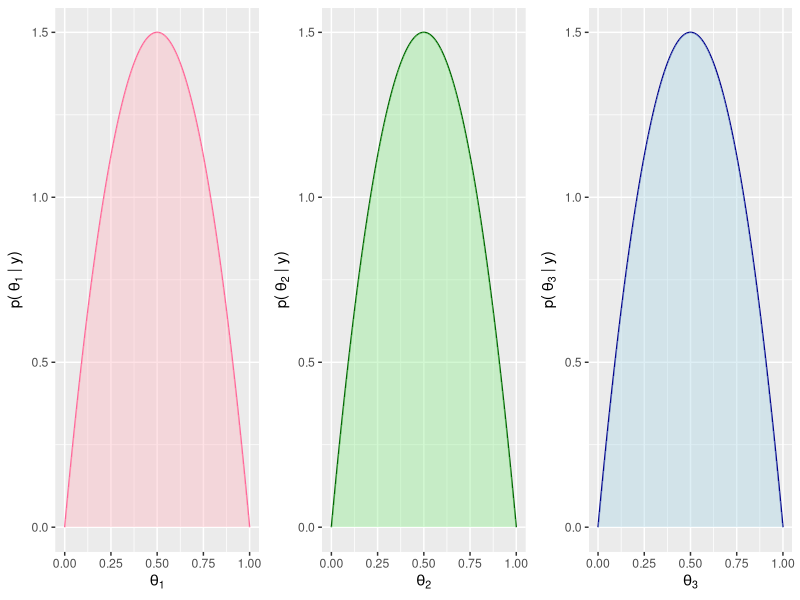
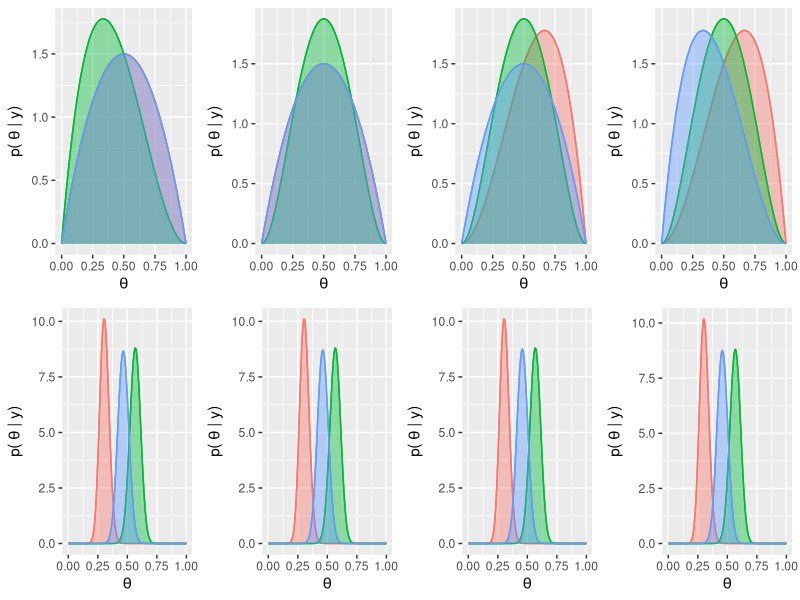
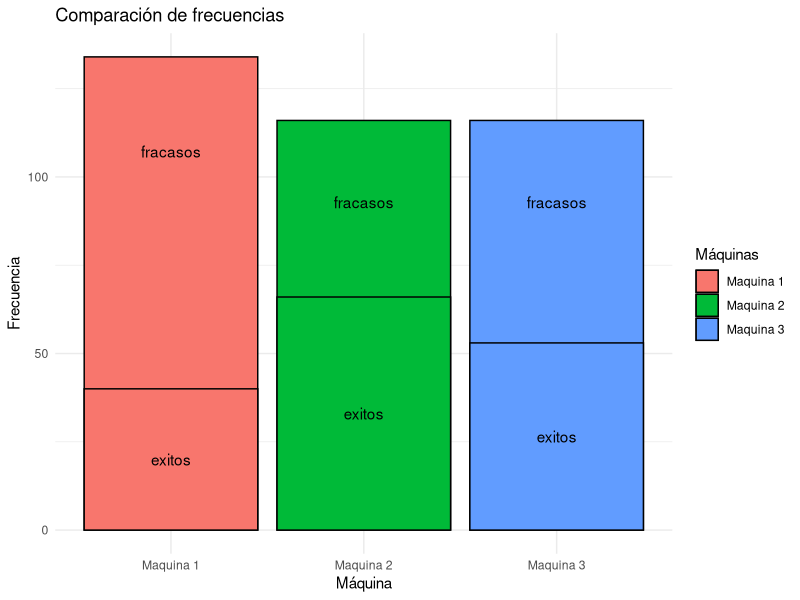
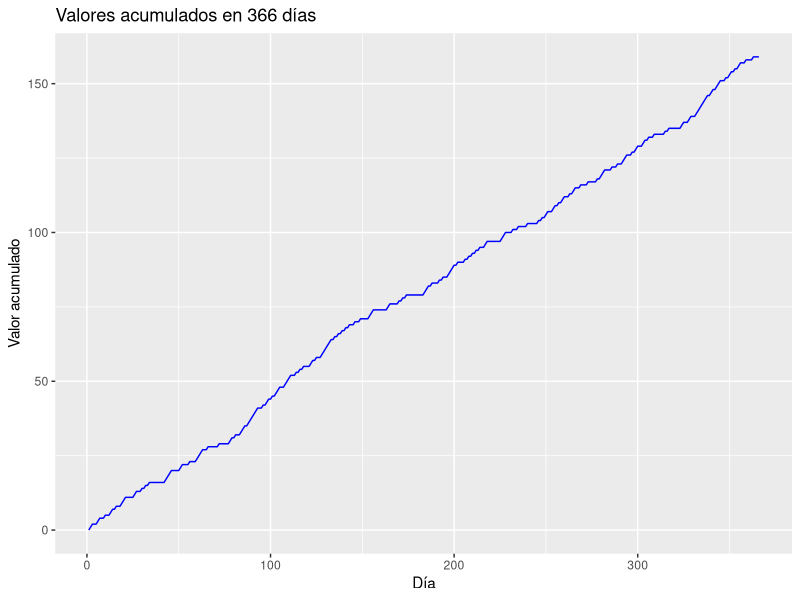

Write the R code that produced these figures, in order. (Note: a time limit stopped this script after it produced the figures.)
## ---- chunk 1
# Carga de paquetes necesarios
library(ggplot2)
library(dplyr)
library(cowplot)
library(gridExtra)
set.seed(491)

# Gráfico de prior 
library(ggplot2)
library(cowplot)
library(gridExtra)
x <- seq(0, 1, length.out = 200)
prior1 <- dbeta(x, 2, 2)
prior2 <- dbeta(x, 2, 2)
prior3 <- dbeta(x, 2, 2)

g1<-ggplot(x = x, y = prior1)+
  aes(x = x, y = prior1)+
  geom_line( color = "#FF6699") +
  geom_area(fill = "lightpink", alpha = 0.4, position = "identity") +
  labs(x = bquote(theta[1]), y = expression("p(" ~ theta[1] ~ "| y)")) + 
  theme(legend.position = "none")

g2<-ggplot(x = x, y = prior2)+
  aes(x = x, y = prior2)+
  geom_line( color = "darkgreen") +
  geom_area(fill = "lightgreen", alpha = 0.4, position = "identity") +
  labs(x = bquote(theta[2]), y = expression("p(" ~ theta[2] ~ "| y)")) +
  theme(legend.position = "none")


g3<-ggplot(x = x, y = prior3)+
  aes(x = x, y = prior3)+
  geom_line( color = "darkblue") +
  geom_area(fill = "lightblue", alpha = 0.4, position = "identity") +
  labs(x = bquote(theta[3]), y = expression("p(" ~ theta[3] ~ "| y)")) +
  theme(legend.position = "none")

grid.arrange(g1, g2, g3, ncol = 3)
## ---- chunk 2
# Funciones necesarias
graficar<-function(cont_tiradas, cont_exitos, wins, alphas, betas){
  df <- data.frame(maq = c("Maquina 1", "Maquina 2", "Maquina 3"),
                   freq = cont_tiradas,
                   exitos = cont_exitos,
                   fracasos = cont_tiradas - cont_exitos)
  g1<-ggplot(df, aes(x = maq, fill = maq)) +
    geom_bar(aes(y = freq ), stat = "identity", color = "black") +
    geom_bar(aes(y = exitos ), stat = "identity", color = "black") +
    geom_text(aes(y = exitos, label = "Éxitos"), position = position_stack(vjust = 0.5)) +
    geom_text(aes(y = freq, label = "Fracasos"), position = position_stack(vjust = 0.8)) +
    labs(x = "Máquinas",
         y = "Frecuencia") +
    theme_minimal() +
    guides(fill = guide_legend(title = "Máquinas"))
  
  
  # Crear el gráfico de ganancias
  df <- data.frame(dias = 1:366, wins=wins)
  g2<-ggplot(df, aes(x = dias, y = wins)) +
    geom_line(color = "blue")+
    labs(x = "Día",
         y = "Valor acumulado")
  
  # Crear el gráfico de postiriors
  x1=seq(0,1,length.out =200)
  posterior1=dbeta(x1,alphas[1],betas[1])
  posterior2=dbeta(x1,alphas[2],betas[2])
  posterior3=dbeta(x1,alphas[3],betas[3])
  
  df <- data.frame(
    theta = x1,
    posterior = rep(c(posterior1,posterior2, posterior3), time = 1),
    maquina = rep(c("Maquina 1", "Maquina 2", "Maquina 3"), each = length(x1))
  )
  
  g3<-ggplot(df)+
    aes(x = theta, y = posterior, color = maquina)+
    theme(legend.position = "right")+
    geom_line() +
    geom_area(aes(fill = maquina), alpha = 0.4, position = "identity") +
    labs(x = expression(theta), y = expression("p(" ~ theta ~ "| y)"))
print(g1)
print(g3)
print(g2)
}
## ---- chunk 3
al_azar <- function(lista1) {
  alphas <- lista1[[1]]
  betas <- lista1[[2]]
  tethas <- lista1[[3]]
  prior_df <- lista1[[4]]
  x1=seq(0,1,length.out =200)

  sample <- sample(1:length(alphas), 1)
  juego <- rbinom(1, 1, tethas[sample])
  alphas[sample] <- alphas[sample] + juego
  betas[sample] <- betas[sample] + 1 - juego
  
  postirior <- dbeta(x1, alphas[sample],  betas[sample])
  prior_df[, sample] <- postirior
  salida1_list <- list(alphas, betas, tethas, prior_df, sample, juego)
  return(salida1_list)
}
## ---- chunk 4
set.seed(491)
alphas<-c(2,2,2)
betas<-c(2,2,2)
tethas=c(0.3,0.55,0.45)

x1=seq(0,1,length.out =200)
prior_df <- data.frame(prior1=dbeta(x1,alphas[1],betas[1]), 
                       prior2=dbeta(x1,alphas[2],betas[2]), 
                       prior3=dbeta(x1,alphas[3],betas[3]))

wins=numeric(366)
cont_exitos= c(0,0,0)
cont_tiradas = c(0, 0, 0)
juego=0
sample=0
entrada1_list = list(alphas, betas, tethas, prior_df, sample, juego)
graf_list=list()

for (i in 1:366) {
  entrada1_list=al_azar(lista1=entrada1_list)
  sample <- entrada1_list[[5]]
  juego <- entrada1_list[[6]]
  cont_exitos[sample] <- cont_exitos[sample] + juego
  cont_tiradas[sample] <- cont_tiradas[sample] + 1
  prior_df <- entrada1_list[[4]]

  if(i==1){
    wins[i]=juego
  }else{
    wins[i]=wins[i-1]+juego
  }
  prior_df_largo <- data.frame(
    theta = x1,
    posterior = rep(c(prior_df$prior1, 
                      prior_df$prior2, 
                      prior_df$prior3), time = 1),
    maquina = rep(c("Maquina 1", "Maquina 2", "Maquina 3"), each = 200)
  )
  graf_list[[i]] <- ggplot(prior_df_largo)+
    aes(x = theta, y = posterior, color = maquina)+
    theme(legend.position = "none")+
    geom_line() +
    geom_area(aes(fill = maquina), alpha = 0.4, position = "identity") +
    labs(x = expression(theta), y = expression("p(" ~ theta ~ "| y)"))
}

grid.arrange(graf_list[[1]],graf_list[[2]],graf_list[[3]],graf_list[[4]],
             graf_list[[363]],graf_list[[364]],graf_list[[365]],graf_list[[366]],
             ncol = 4)


# Crear el gráfico de barras
df <- data.frame(maq = c("Maquina 1", "Maquina 2", "Maquina 3"),
                 freq = cont_tiradas,
                 exitos = cont_exitos,
                 fracasos = cont_tiradas - cont_exitos)
ggplot(df, aes(x = maq, fill = maq)) +
  geom_bar(aes(y = freq ), stat = "identity", color = "black") +
  geom_bar(aes(y = exitos ), stat = "identity", color = "black") +
  geom_text(aes(y = exitos, label = "exitos"), position = position_stack(vjust = 0.5)) +
  geom_text(aes(y = freq, label = "fracasos"), position = position_stack(vjust = 0.8)) +
  labs(title = "Comparación de frecuencias",
       x = "Máquina",
       y = "Frecuencia") +
  theme_minimal() +
  guides(fill = guide_legend(title = "Máquinas"))


df <- data.frame(dias = 1:366, wins=wins)

# Crear el gráfico evolucion ganancia
ggplot(df, aes(x = dias, y = wins)) +
  geom_line(color = "blue")+
  labs(title = "Valores acumulados en 366 días",
       x = "Día",
       y = "Valor acumulado")

## ---- chunk 5
n_simulaciones = 1000
wins1_anio = numeric(n_simulaciones)

for (anio in 1:n_simulaciones) {
  alphas<-c(2,2,2)
  betas<-c(2,2,2)
  tethas=c(0.3,0.55,0.45)
  x1=seq(0,1,length.out =200)
  prior_df <- data.frame(prior1=dbeta(x1,alphas[1],betas[1]), 
                         prior2=dbeta(x1,alphas[2],betas[2]), 
                         prior3=dbeta(x1,alphas[3],betas[3]))
  wins=numeric(366)
  cont_exitos= c(0,0,0)
  cont_tiradas = c(0, 0, 0)
  juego=0
  sample=0
  entrada1_list = list(alphas, betas, tethas, prior_df, sample, juego)
  graf_list=list()
  
  for (i in 1:366) {
    entrada1_list=al_azar(lista1=entrada1_list)
    sample <- entrada1_list[[5]]
    juego <- entrada1_list[[6]]
    cont_exitos[sample] <- cont_exitos[sample] + juego
    cont_tiradas[sample] <- cont_tiradas[sample] + 1
    prior_df <- entrada1_list[[4]]
    
    if(i==1){
      wins[i]=juego
    }else{
      wins[i]=wins[i-1]+juego
    }
  }
  wins1_anio[anio] <- wins[366]
}

ganacias_df <- data.frame(anios=1:n_simulaciones, ganacias=wins1_anio)
ggplot(ganacias_df) +
  aes(x = ganacias) +
  geom_histogram(aes(y = ..density..), color = "black", fill = "lightblue", bins = 30) +
  geom_density(color = "blue", size = 1)

print(paste("La ganancia media por año es ",mean(ganacias_df$ganacias),"unidades monetarias"))

## ---- chunk 6
greedy_tasa_obs<-function(lista2){
  fl_calentamiento <- lista2[[5]]
  t <- lista2[[2]]
  tethas <- lista2[[1]]
  if (fl_calentamiento){
    sample <- sample(1:3, 1)
  }
  else{
    sample <- order(t + runif(3,0.001, 0.009), decreasing = TRUE)[1]
  }
  juego <- rbinom(1, 1, tethas[sample])
  lista2_salida<-list(tethas, t, juego, sample, fl_calentamineto)
  return(lista2_salida)
}

## ---- chunk 7
# Defino variables necesarias
tethas=c(0.3,0.55,0.45)
t = c(0.5,0.5,0.5)
cont_exitos= c(0,0,0)
cont_tiradas = c(0, 0, 0)
juego=0
sample=0
fl_calentamineto=FALSE
wins=numeric(366)
lista2_entrada=list(tethas, t, juego, sample, fl_calentamineto)

for(i in 1:366){
  fl_calentamineto <- ifelse(i>10, FALSE, TRUE )

  lista2_entrada <- greedy_tasa_obs(lista2 = lista2_entrada)
  juego <- lista2_entrada[[3]]
  sample <- lista2_entrada[[4]]
  cont_exitos[sample] <- cont_exitos[sample] + juego
  cont_tiradas[sample] <- cont_tiradas[sample] + 1
  lista2_entrada[[2]][sample] <- cont_exitos[sample] / cont_tiradas[sample]
  if(i==1){
    wins[i]=juego
  }else{
    wins[i]=wins[i-1]+juego
  }
}

alphas <- c(2+cont_exitos[1], 2+cont_exitos[2], 2+cont_exitos[3])
betas <- c(2+cont_tiradas[1]-cont_exitos[1],
           2+cont_tiradas[2]-cont_exitos[2],
           2+cont_tiradas[3]-cont_exitos[3])
# Graficos
graficar(cont_tiradas, cont_exitos, wins, alphas, betas)
print(paste("La ganancia de este año es ",wins[366],"unidades monetarias"))
## ---- chunk 8
wins2_anio = numeric(n_simulaciones)

for (anio in 1:n_simulaciones) {
  # Definimos parametros
  tethas=c(0.3,0.55,0.45)
  t = c(0.5,0.5,0.5)
  cont_exitos= c(0,0,0)
  cont_tiradas = c(0, 0, 0)
  juego=0
  sample=0
  fl_calentamineto=TRUE
  wins=numeric(366)
  lista2_entrada=list(tethas, t, juego, sample, fl_calentamineto)
  #Simulamos anio
  for(i in 1:366){
    fl_calentamineto <- ifelse(i>10, FALSE, TRUE )
    
    lista2_entrada <- greedy_tasa_obs(lista2 = lista2_entrada)
    juego <- lista2_entrada[[3]]
    sample <- lista2_entrada[[4]]
    cont_exitos[sample] <- cont_exitos[sample] + juego
    cont_tiradas[sample] <- cont_tiradas[sample] + 1
    lista2_entrada[[2]][sample] <- cont_exitos[sample] / cont_tiradas[sample]
    if(i==1){
      wins[i]=juego
    }else{
      wins[i]=wins[i-1]+juego
    }
  }
  wins2_anio[anio] <- wins[366]
}

ganacias_df <- data.frame(anios=1:n_simulaciones, ganacias=wins2_anio)
ggplot(ganacias_df) +
  aes(x = ganacias) +
  geom_histogram(aes(y = ..density..), color = "black", fill = "lightblue", bins = 30) +
  geom_density(color = "blue", size = 1)
## ---- chunk 9
mean(ganancia_df$wins)
## ---- chunk 10
greedy_prob_posterior<-function(lista3){
  tethas <- lista3[[1]]
  alphas <- lista3[[2]]
  betas <- lista3[[3]]
  
  esperanzas = c(alphas[1]/(alphas[1]+betas[1]),
                alphas[2]/(alphas[2]+betas[2]),
                alphas[3]/(alphas[3]+betas[3]))
  #print(esperanzas)
  sample <- order(esperanzas + runif(3,0.001, 0.009)  , decreasing = TRUE)[1]
  juego <- rbinom(1, 1, tethas[sample])
  alphas[sample] <- alphas[sample] + juego
  betas[sample] <- betas[sample] + 1 - juego
  
  lista3_salida<-list(tethas, alphas, betas, juego, sample)
  return(lista3_salida)
}
## ---- chunk 11
# Defino variables necesarias
set.seed(492)
tethas=c(0.3,0.55,0.45)
alphas<-c(2,2,2)
betas<-c(2,2,2)
juego=0
sample=0
cont_exitos= c(0,0,0) 
cont_tiradas = c(0, 0, 0)

wins=numeric(366)
lista3_entrada=list(tethas, alphas, betas, juego, sample)

for(i in 1:366){
  lista3_entrada <- greedy_prob_posterior(lista3 = lista3_entrada)
  juego <- lista3_entrada[[4]]
  alphas <- lista3_entrada[[2]]
  betas <- lista3_entrada[[3]]
  sample <- lista3_entrada[[5]]
  cont_exitos[sample] = cont_exitos[sample] + juego 
  cont_tiradas[sample] = cont_tiradas[sample] + 1
  if(i==1){
    wins[i]=juego
  }else{
    wins[i]=wins[i-1]+juego
  }
}
alphas <- lista3_entrada[[2]]
betas<- lista3_entrada[[3]]
# Graficos
graficar(cont_tiradas, cont_exitos, wins, alphas, betas)
print(paste("La ganancia de este año es ",wins[366],"unidades monetarias"))
## ---- chunk 12
wins3_anio=numeric(n_simulaciones)
for (anio in 1:n_simulaciones) {
  # Defino variables necesarias
  tethas=c(0.3,0.55,0.45)
  alphas<-c(2,2,2)
  betas<-c(2,2,2)
  juego=0
  sample=0
  cont_exitos= c(0,0,0) 
  cont_tiradas = c(0, 0, 0)
  
  wins=numeric(366)
  lista3_entrada=list(tethas, alphas, betas, juego, sample)
  
  for(i in 1:366){
    lista3_entrada <- greedy_prob_posterior(lista3 = lista3_entrada)
    juego <- lista3_entrada[[4]]
    alphas <- lista3_entrada[[2]]
    betas <- lista3_entrada[[3]]
    sample <- lista3_entrada[[5]]
    cont_exitos[sample] = cont_exitos[sample] + juego 
    cont_tiradas[sample] = cont_tiradas[sample] + 1
    if(i==1){
      wins[i]=juego
    }else{
      wins[i]=wins[i-1]+juego
    }
  }
  wins3_anio[anio]<-wins[366]
}

ganancia_df <- data.frame(wins = wins3_anio)
ggplot(ganancia_df) +
  aes(x = wins) +
  geom_histogram(aes(y = ..density..), color = "black", fill = "lightblue", bins = 30) +
  geom_density(color = "blue", size = 1)
## ---- chunk 13
mean(ganancia_df$wins)
## ---- chunk 14
e_greedy_tasa_obs<-function(lista4){
  e<-lista4[[3]]
  explote<-runif(1)
  lista4[[6]] = 0
  lista4[[7]] = 0
  if(explote<=1-e){#Elige el mejor
    lista4[[7]] = 1 # exploto
    sample <-  order(t + runif(3,0.001, 0.009), decreasing = TRUE)[1]
  }else{#Elige aleatoriamente 
    lista4[[6]] = 1 # exploro
    sample <-  as.numeric(sample(1:3, 1))
  }

  juego <- rbinom(1, 1, tethas[sample])
  lista4_salida<-list(tethas, t, e, juego, sample, lista4[[6]], lista4[[7]])
  return(lista4_salida)
}


## ---- chunk 15
set.seed(491)
e=0.05
# Defino variables necesarias
tethas=c(0.3,0.55,0.45)
t = c(0.5,0.5,0.5)
cont_exitos= c(0,0,0) 
cont_tiradas = c(0, 0, 0)
juego=0
sample=0
exploro=0
exploto=0
wins=numeric(366)
lista4_entrada=list(tethas, t, e, juego, sample, exploro, exploto)

for(i in 1:366){
  lista4_entrada <- e_greedy_tasa_obs(lista4 = lista4_entrada)
  juego <- lista4_entrada[[4]]
  sample <- lista4_entrada[[5]]
  exploro <- exploro + lista4_entrada[[6]]
  exploto <- exploto + lista4_entrada[[7]]
  cont_exitos[sample] <- cont_exitos[sample] + juego
  cont_tiradas[sample] <- cont_tiradas[sample] + 1
  lista4_entrada[[2]][sample] <- cont_exitos[sample] / cont_tiradas[sample]
  if(i==1){
    wins[i]=juego
  }else{
    wins[i]=wins[i-1]+juego
  }
}
alphas <- c(2+cont_exitos[1], 2+cont_exitos[2], 2+cont_exitos[3])
betas <- c(2+cont_tiradas[1]-cont_exitos[1],
           2+cont_tiradas[2]-cont_exitos[2],
           2+cont_tiradas[3]-cont_exitos[3])

# Graficos
graficar(cont_tiradas, cont_exitos, wins, alphas, betas)
print(paste("La ganancia de este año es ",wins[366],"unidades monetarias"))

## ---- chunk 16
###### 3 e distintos
graf_list <- list()
j=1
for (e in c(0.05, 0.2, 0.4)){
  wins4_anio=numeric(n_simulaciones)
  for (anio in 1:n_simulaciones) {
    # Defino variables necesarias
    tethas=c(0.3,0.55,0.45)
    t = c(0.5,0.5,0.5)
    cont_exitos= c(0,0,0) 
    cont_tiradas = c(0, 0, 0)
    juego=0
    sample=0
    exploro=0
    exploto=0
    
    wins=numeric(366)
    lista4_entrada=list(tethas, t, e, juego, sample, exploro, exploto)
    
    for(i in 1:366){
      lista4_entrada <- e_greedy_tasa_obs(lista4 = lista4_entrada)
      juego <- lista4_entrada[[4]]
      sample <- lista4_entrada[[5]]
      exploro <- exploro + lista4_entrada[[6]]
      exploto <- exploto + lista4_entrada[[7]]
      cont_exitos[sample] <- cont_exitos[sample] + juego
      cont_tiradas[sample] <- cont_tiradas[sample] + 1
      lista4_entrada[[2]][sample] <- cont_exitos[sample] / cont_tiradas[sample]
      if(i==1){
        wins[i]=juego
      }else{
        wins[i]=wins[i-1]+juego
      }
    }
    wins4_anio[anio]<-wins[366]
  }
  
  ganancia_df <- data.frame(wins = wins4_anio)
  graf_list[[j]] <-ggplot(ganancia_df) + #Reemplazar por boxplots
        aes(x = wins) +
        geom_histogram(aes(y = ..density..), color = "black", fill = "lightblue", bins = 30) +
        geom_density(color = "blue", size = 1)
  print(paste(mean(ganancia_df$wins)))
  j=j+1
}

grid.arrange(graf_list[[1]],
             graf_list[[2]],
             graf_list[[3]],
             ncol=1)

## ---- chunk 17
set.seed(491)
# Función softmax
softmax= function(tau,pi){
  pr_soft1 = exp(pi[1]/tau)/sum(exp(pi/tau))
  pr_soft2 = exp(pi[2]/tau)/sum(exp(pi/tau))
  pr_soft3 = exp(pi[3]/tau)/sum(exp(pi/tau))
  pr_soft = c(pr_soft1,pr_soft2,pr_soft3)
  return(pr_soft)
}

#Función para una tirada
tirada_softmax <- function(lista5){
  alphas <- lista5[[1]]
  betas <- lista5[[2]]
  tethas <- lista5[[3]]
  pi <- lista5[[4]]
  tau=0.1
  
  sample <- sample(1:3,1,prob=softmax(tau,pi))
  
  juego <- rbinom(1, 1, tethas[sample])
  alphas[sample] <- alphas[sample] + juego
  betas[sample] <- betas[sample] + 1 - juego
  
  lista5_salida<-list(alphas, betas, tethas,pi, juego,  sample)
  return(lista5_salida)
}
## ---- chunk 18
# Defino variables necesarias
tethas=c(0.3,0.55,0.45)
alphas<-c(2,2,2)
betas<-c(2,2,2)
pi <- c(0.5,0.5,0.5)
cont_exitos= c(0,0,0) 
cont_tiradas = c(0, 0, 0)

wins=numeric(366)
lista5_entrada=list(alphas,betas, tethas,pi)

for(i in 1:366){
  lista5_entrada <- tirada_softmax(lista5_entrada)
  juego <- lista5_entrada[[5]]
  alphas <- lista5_entrada[[1]]
  betas <- lista5_entrada[[2]]
  sample <- lista5_entrada[[6]]
  cont_exitos[sample] = cont_exitos[sample] + juego 
  cont_tiradas[sample] = cont_tiradas[sample] + 1
  lista5_entrada[[4]][sample] <- cont_exitos[sample] / cont_tiradas[sample]
  if(i==1){
    wins[i]=juego
  }else{
    wins[i]=wins[i-1]+juego
  }
}

#Gráficos
graficar(cont_tiradas, cont_exitos, wins, alphas, betas)


## ---- chunk 19
n_simulaciones=1000

wins5_anio=numeric(n_simulaciones)
for (anio in 1:n_simulaciones) {
  # Defino variables necesarias
  tethas=c(0.3,0.55,0.45)
  alphas<-c(2,2,2)
  betas<-c(2,2,2)
  pi <- c(0.5,0.5,0.5)
  cont_exitos= c(0,0,0) 
  cont_tiradas = c(0, 0, 0)
  
  wins=numeric(366)
  lista5_entrada=list(alphas,betas, tethas,pi)
  
  for(i in 1:366){
    lista5_entrada <- tirada_softmax(lista5_entrada)
    juego <- lista5_entrada[[5]]
    alphas <- lista5_entrada[[1]]
    betas <- lista5_entrada[[2]]
    sample <- lista5_entrada[[6]]
    cont_exitos[sample] = cont_exitos[sample] + juego 
    cont_tiradas[sample] = cont_tiradas[sample] + 1
    lista5_entrada[[4]][sample] <- cont_exitos[sample] / cont_tiradas[sample]
    if(i==1){
      wins[i]=juego
    }else{
      wins[i]=wins[i-1]+juego
    }
  }
  wins5_anio[anio]<-wins[366]
}

ganancia_df <- data.frame(wins = wins5_anio)
ggplot(ganancia_df) +
  aes(x = wins) +
  geom_histogram(aes(y = ..density..), color = "black", fill = "lightblue", bins = 30) +
  geom_density(color = "blue", size = 1)
## ---- chunk 20
quantile(ganancia_df$wins,0.05)
mean(ganancia_df$wins)
## ---- chunk 21
upper_bound <- function(lista6){
  tethas <- lista6[[1]]
  alphas <- lista6[[2]]
  betas <- lista6[[3]]
  
  UCB <- c(qbeta(0.95, alphas[1], betas[1]), 
           qbeta(0.95, alphas[2], betas[2]), 
           qbeta(0.95, alphas[3], betas[3]))
  sample <- order(UCB + runif(3, 0.001, 0.009), decreasing = TRUE)[1]
  juego <- rbinom(1, 1, tethas[sample])
  alphas[sample] <- alphas[sample] + juego
  betas[sample] <- betas[sample] + 1 - juego
  
  lista6_salida<-list(tethas, alphas, betas, UCB, juego, sample, cont_exitos, cont_tiradas)
  return(lista6_salida)
}
## ---- chunk 22
# Defino variables necesarias
tethas=c(0.3,0.55,0.45)
cont_exitos= c(0,0,0) 
cont_tiradas = c(0, 0, 0)
juego=0
UCB <- c(0, 0, 0)
alphas <- c(2, 2, 2)
betas <- c(2, 2, 2)
wins <- c(0, 0, 0)
lista6_entrada <- list(tethas, alphas, betas, UCB, juego, sample, cont_exitos, cont_tiradas)

for(i in 1:366){
  lista6_entrada <- upper_bound(lista6 = lista6_entrada)
  juego <- lista6_entrada[[5]]
  alphas <- lista6_entrada[[2]]
  betas <- lista6_entrada[[3]]
  sample <- lista6_entrada[[6]]
  cont_exitos <- lista6_entrada[[7]]
  cont_tiradas <- lista6_entrada[[8]]
  cont_exitos[sample] = cont_exitos[sample] + juego 
  cont_tiradas[sample] = cont_tiradas[sample] + 1
  if(i==1){
    wins[i]=juego
  }else{
    wins[i]=wins[i-1]+juego
  }
}

#Graficos
graficar(cont_tiradas, cont_exitos, wins, alphas, betas)

## ---- chunk 23
wins6_anio=numeric(n_simulaciones)
for (anio in 1:n_simulaciones) {
  # Defino variables necesarias
  tethas=c(0.3,0.55,0.45)
  alphas<-c(2,2,2)
  betas<-c(2,2,2)
  juego=0
  sample=0
  cont_exitos= c(0,0,0) 
  cont_tiradas = c(0, 0, 0)
  
  wins=numeric(366)
  lista6_entrada <- list(tethas, alphas, betas, UCB, juego, sample, cont_exitos, cont_tiradas)
  
  for(i in 1:366){
    lista6_entrada <- upper_bound(lista6 = lista6_entrada)
    juego <- lista6_entrada[[5]]
    alphas <- lista6_entrada[[2]]
    betas <- lista6_entrada[[3]]
    sample <- lista6_entrada[[6]]
    cont_exitos <- lista6_entrada[[7]]
    cont_tiradas <- lista6_entrada[[8]]
    cont_exitos[sample] = cont_exitos[sample] + juego 
    cont_tiradas[sample] = cont_tiradas[sample] + 1
    if(i==1){
      wins[i]=juego
    }else{
      wins[i]=wins[i-1]+juego
    }
  }
  wins6_anio[anio]<-wins[366]
}

ganancia_df <- data.frame(wins = wins6_anio)
ggplot(ganancia_df) +
  aes(x = wins) +
  geom_histogram(aes(y = ..density..), color = "black", fill = "lightblue", bins = 30) +
  geom_density(color = "blue", size = 1)
## ---- chunk 24
quantile(ganancia_df$wins, c(0.02,0.95))
mean(ganancia_df$wins)
median(ganancia_df$wins)
## ---- chunk 25
thompson_sampling <- function(lista7){
  alphas <- lista7[[1]]
  betas <- lista7[[2]]
  tethas <- lista7[[3]]
  muestra<- c(rbeta(1,alphas[1],betas[1]), 
               rbeta(1,alphas[2],betas[2]), 
               rbeta(1,alphas[3],betas[3]))
  #print(muestra)
  sample <- order(muestra, decreasing = TRUE)[1]
  juego <- rbinom(1, 1, tethas[sample])
  alphas[sample] <- alphas[sample] + juego
  betas[sample] <- betas[sample] + 1 - juego
  
  lista7_salida<-list(alphas, betas, tethas,  muestra, juego,  sample)
  return(lista7_salida)
}
## ---- chunk 26
# Defino variables necesarias
alphas<-c(2,2,2)
betas<-c(2,2,2)
tethas=c(0.3,0.55,0.45)
wins=numeric(366)
cont_exitos= c(0,0,0)
cont_tiradas = c(0, 0, 0)
juego=0
sample=0
muestra=c()

lista7_entrada<-list(alphas, betas, tethas,  muestra, juego,  sample)

for(i in 1:366){
  lista7_entrada <- thompson_sampling( lista7_entrada )
  juego <- lista7_entrada[[5]]
  sample <- lista7_entrada[[6]]
  cont_exitos[sample] <- cont_exitos[sample] + juego
  cont_tiradas[sample] <- cont_tiradas[sample] + 1

  if(i==1){
    wins[i]=juego
  }else{
    wins[i]=wins[i-1]+juego
  }
}
alphas <- lista7_entrada[[1]]
betas <- lista7_entrada[[2]]
# Graficar
graficar(cont_tiradas, cont_exitos, wins, alphas, betas)

## ---- chunk 27
wins7_anio=numeric(n_simulaciones)
for (anio in 1:n_simulaciones) {
  alphas<-c(2,2,2)
  betas<-c(2,2,2)
  tethas=c(0.3,0.55,0.45)
  wins=numeric(366)
  cont_exitos= c(0,0,0)
  cont_tiradas = c(0, 0, 0)
  juego=0
  sample=0
  muestra=c()
  
  lista7_entrada<-list(alphas, betas, tethas,  muestra, juego,  sample)
  
  for(i in 1:366){
    lista7_entrada <- thompson_sampling( lista7_entrada )
    juego <- lista7_entrada[[5]]
    sample <- lista7_entrada[[6]]
    cont_exitos[sample] <- cont_exitos[sample] + juego
    cont_tiradas[sample] <- cont_tiradas[sample] + 1
    
    if(i==1){
      wins[i]=juego
    }else{
      wins[i]=wins[i-1]+juego
    }
  }
  wins7_anio[anio]<-wins[366]
}

ganancia_df <- data.frame(wins = wins7_anio)
ggplot(ganancia_df) +
  aes(x = wins) +
  geom_histogram(aes(y = ..density..), color = "black", fill = "lightblue", bins = 30) +
  geom_density(color = "blue", size = 1)
